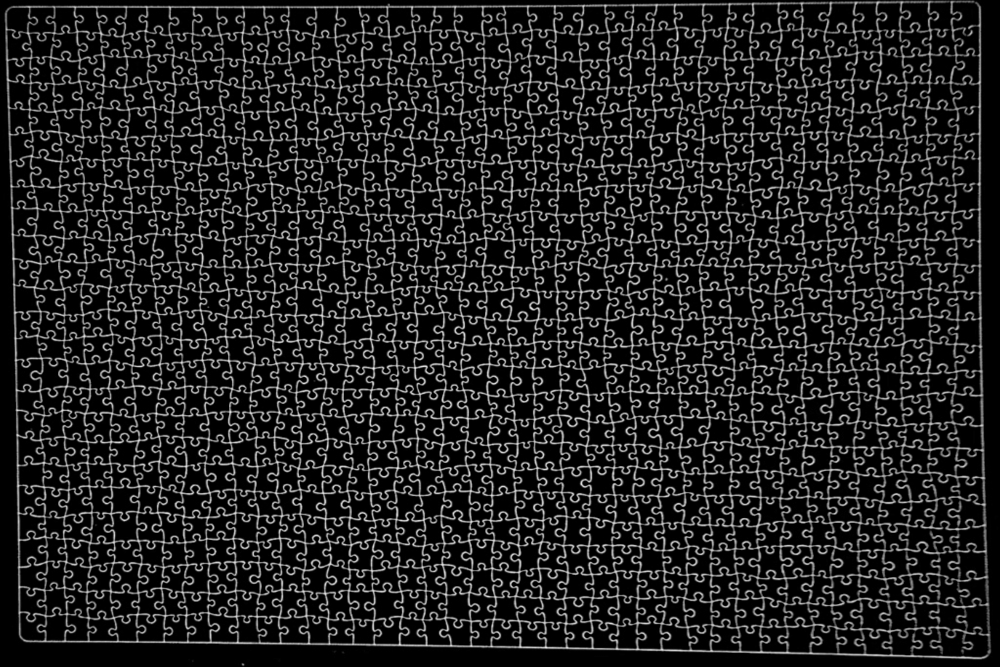
#> input picture data/boards/board_input_test/debug_import/normalized.png, 3000 x 2000 px (shown at 1/3 size); its folder holds only this picture in this run
$ python -i auto_board_importer.py   (imports and definitions only)
#> lines starting #> are read from the running program, lines starting #| are printed output that depends on the picture; after the words box and inside, x2 and y2 are one past the last pixel; in counts of white or black regions, pixels touching at a corner belong together
#> further down, picture is the input picture: shape (2000, 3000, 3); min 0, max 255, mean 35.6
### src/puzzle_recognition/calibration.py
from __future__ import annotations

import numpy as np


# [16 lines left out: functions parse_size, parse_corners, not called in this run]


def order_corners(corners: list[tuple[float, float]] | np.ndarray) -> np.ndarray:
    pts = np.asarray(corners, dtype=np.float32)
    if pts.shape != (4, 2):
        raise ValueError("corners must contain four (x, y) points")

    sums = pts.sum(axis=1)
    diffs = np.diff(pts, axis=1).reshape(4)

    ordered = np.zeros((4, 2), dtype=np.float32)
    ordered[0] = pts[np.argmin(sums)]
    ordered[2] = pts[np.argmax(sums)]
    ordered[1] = pts[np.argmin(diffs)]
    ordered[3] = pts[np.argmax(diffs)]
    return ordered


# [17 lines left out: function rectify_board, not called in this run]

### src/puzzle_recognition/auto_board_importer.py
from __future__ import annotations

from pathlib import Path
from typing import Any

import numpy as np

from .board_builder import contour_features, contour_from_mask
from .calibration import order_corners, rectify_board
from .config import BOARDS_DIR
from .io_utils import write_json


def find_board_corners(image: np.ndarray, dark_threshold: int = 235) -> np.ndarray:
#> called with dark_threshold = 235
    import cv2

    hsv = cv2.cvtColor(image, cv2.COLOR_BGR2HSV)
#> hsv: shape (2000, 3000, 3); mean H, S, V 0, 0, 35.6
    _, saturation, value = cv2.split(hsv)
#> saturation: shape (2000, 3000); every value is 0

    # The photographed board is black/gray with low saturation, while the
    # tabletop is bright pink with high saturation. This mask is more reliable
    # than grayscale alone because pink can be dark enough to pass a gray
    # threshold.
    mask = np.where((saturation < 95) & (value < dark_threshold), 255, 0).astype(np.uint8)
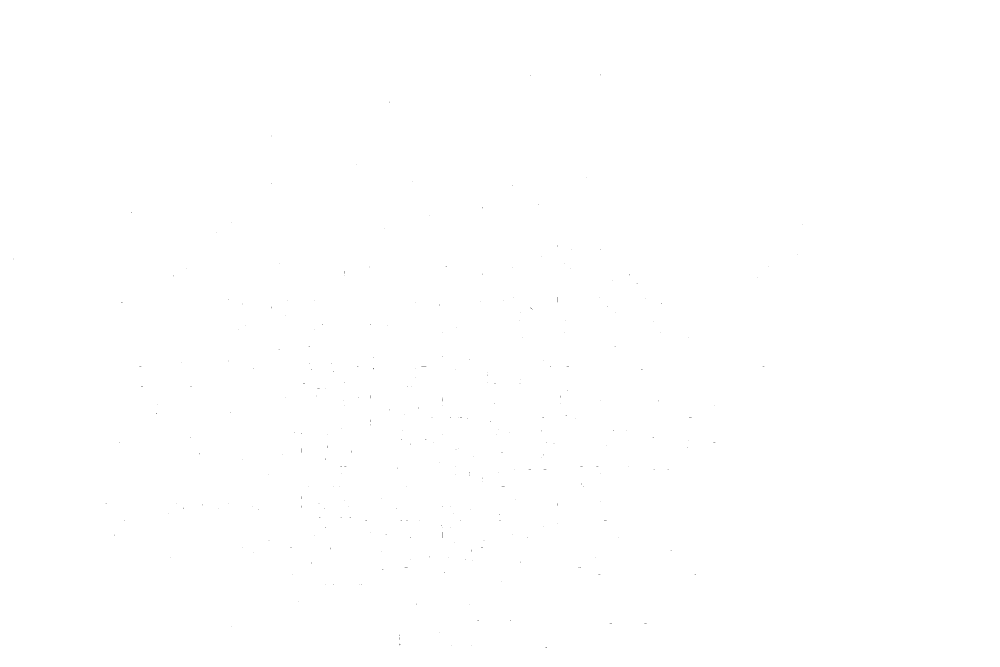
#> mask: shape (2000, 3000) (shown at 1/3 size); 100% white; black in thin lines or dots, all inside (x1, y1, x2, y2) = (41, 223, 2408, 1944)
    kernel = np.ones((35, 35), dtype=np.uint8)
    mask = cv2.morphologyEx(mask, cv2.MORPH_CLOSE, kernel)
#> mask: shape (2000, 3000); every value is 255
    mask = cv2.morphologyEx(mask, cv2.MORPH_OPEN, kernel)

    contours, _ = cv2.findContours(mask, cv2.RETR_EXTERNAL, cv2.CHAIN_APPROX_SIMPLE)
#> contours = [[[0, 0], [0, 1999], [2999, 1999], [2999, 0]]]
    if not contours:
        raise ValueError("Unable to find board contour")

    contour = max(contours, key=cv2.contourArea)
#> contour = [[0, 0], [0, 1999], [2999, 1999], [2999, 0]]
    perimeter = cv2.arcLength(contour, True)
#> perimeter = 9996
    approx = cv2.approxPolyDP(contour, 0.02 * perimeter, True)
#> approx = [[0, 0], [0, 1999], [2999, 1999], [2999, 0]]

    if len(approx) == 4:
        corners = approx.reshape(4, 2).astype(np.float32)
#> corners = [[0, 0], [0, 1999], [2999, 1999], [2999, 0]]
    else:
        rect = cv2.minAreaRect(contour)
        corners = cv2.boxPoints(rect).astype(np.float32)
    return order_corners(corners)
#> in order_corners, `sums = pts.sum(axis=1)`: sums = [0, 1999, 4998, 2999]
#> in order_corners, `diffs = np.diff(pts, axis=1).reshape(4)`: diffs = [0, 1999, -1000, -2999]


# [554 lines left out: functions detect_white_grid_lines, filter_line_components, skeletonize_mask, find_skeleton_endpoints, connect_skeleton_endpoints, close_skeleton and 5 more, not called in this run]

>>> import cv2
>>> picture = cv2.imread('../../data/boards/board_input_test/debug_import/normalized.png')
>>> result = find_board_corners(picture)
#> result = [[0, 0], [2999, 0], [2999, 1999], [0, 1999]]
